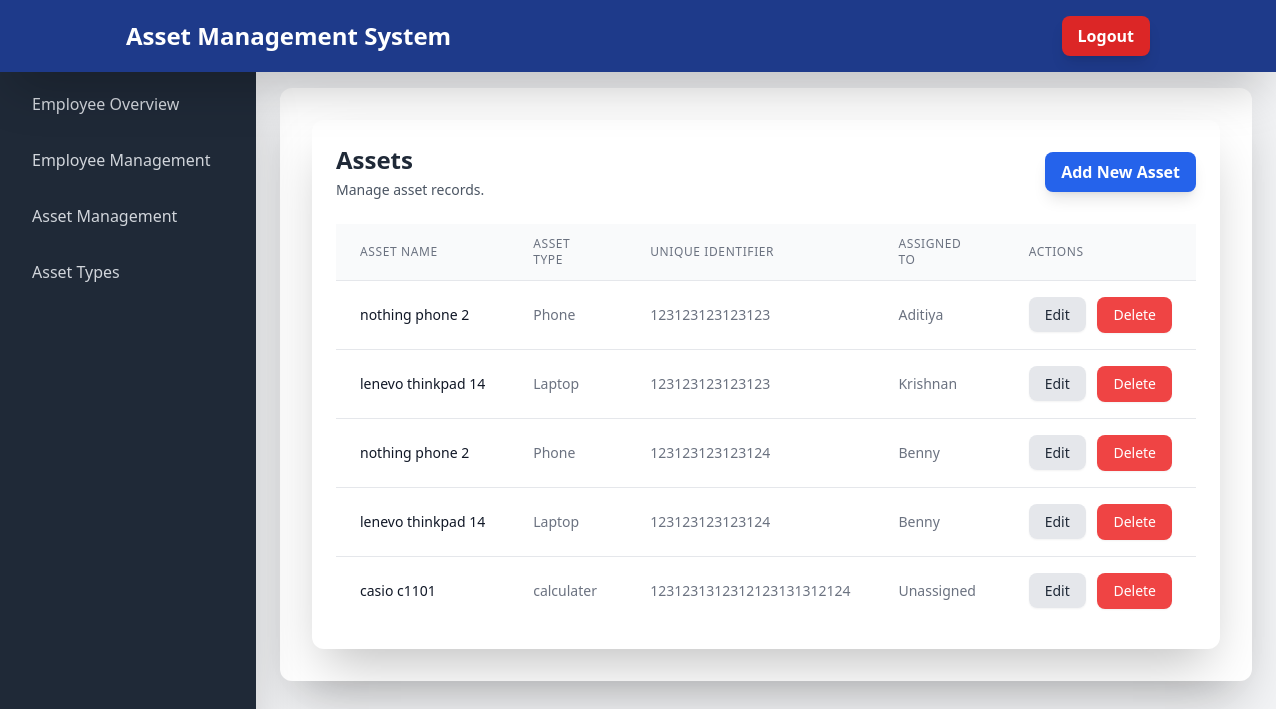
The app's page /assets/ (signed in) with its own data.
### assets/models.py (models this page shows, shortened)
class Asset(models.Model):
    asset_type = models.ForeignKey(AssetType, on_delete=models.CASCADE)
    unique_identifier = models.CharField(max_length=255)
    asset_name = models.CharField(max_length=255)
    assigned_to = models.ForeignKey(Employee, on_delete=models.SET_NULL, null=True, blank=True)
    details = models.TextField(blank=True)
    is_active = models.BooleanField(default=True)
    class Meta:
        unique_together = ('asset_type', 'unique_identifier')

class AssetType(models.Model):
    name = models.CharField(max_length=255)
    identification_type_label = models.CharField(max_length=255)
    object_description = models.CharField(max_length=255)
    is_active = models.BooleanField(default=True)

class Employee(models.Model):
    employee_id = models.CharField(max_length=100, unique=True)
    name = models.CharField(max_length=255)
    department = models.CharField(max_length=255)
    designation = models.CharField(max_length=255)
    start_date = models.DateField()
    exit_date = models.DateField(null=True, blank=True)
    is_active = models.BooleanField(default=True)
    class Meta:
        ordering = ['-start_date']

### assets/views.py (the view)
# urls.py: path('assets/', views.AssetListView.as_view(), name='asset_list'),
class AssetListView(LoginRequiredMixin, UserPassesTestMixin, ListView):
    model = Asset
    template_name = 'assets/asset_list.html'
    context_object_name = 'assets'
    def test_func(self):
        return self.request.user.is_staff
    def get_queryset(self):
        return Asset.objects.filter(is_active=True).select_related('asset_type', 'assigned_to')

### assets/templates/assets/asset_list.html (shortened to what this page needs)
{% extends 'assets/base.html' %}
{% block content %}
<div class="bg-white rounded-xl shadow-2xl p-6">
    <div class="flex justify-between items-center mb-6">
        <div>
            <h3 class="text-2xl font-bold text-gray-800">Assets</h3>
            <p class="mt-1 text-sm text-gray-600">Manage asset records.</p>
        </div>
        <a href="{% url 'asset_assign' %}" class="bg-blue-600 hover:bg-blue-700 text-white font-semibold rounded-lg shadow-lg px-4 py-2 transition duration-200 transform hover:scale-[1.01] active:scale-[0.98]">Add New Asset</a>
    </div>
    <div class="overflow-x-auto">
        <table class="min-w-full divide-y divide-gray-200">
            <thead class="bg-gray-50">
                <tr>
                    <th class="px-6 py-3 text-left text-xs font-medium text-gray-500 uppercase tracking-wider">Asset Name</th>
                    <th class="px-6 py-3 text-left text-xs font-medium text-gray-500 uppercase tracking-wider">Asset Type</th>
                    <th class="px-6 py-3 text-left text-xs font-medium text-gray-500 uppercase tracking-wider">Unique Identifier</th>
                    <th class="px-6 py-3 text-left text-xs font-medium text-gray-500 uppercase tracking-wider">Assigned To</th>
                    <th class="px-6 py-3 text-left text-xs font-medium text-gray-500 uppercase tracking-wider">Actions</th>
                </tr>
            </thead>
            <tbody class="bg-white divide-y divide-gray-200">
                {% for asset in assets %}
                    <tr class="hover:bg-blue-50 transition duration-200">
                        <td class="px-6 py-4 whitespace-nowrap text-sm font-medium text-gray-900">{{ asset.asset_name }}</td>
                        <td class="px-6 py-4 whitespace-nowrap text-sm text-gray-500">{{ asset.asset_type.name }}</td>
                        <td class="px-6 py-4 whitespace-nowrap text-sm text-gray-500">{{ asset.unique_identifier }}</td>
                        <td class="px-6 py-4 whitespace-nowrap text-sm text-gray-500">{{ asset.assigned_to.name|default:"Unassigned" }}</td>
                        <td class="px-6 py-4 whitespace-nowrap text-sm font-medium space-x-2">
                            <a href="{% url 'asset_update' asset.pk %}" class="bg-gray-200 hover:bg-gray-300 text-gray-800 font-medium rounded-lg shadow-sm px-4 py-2 transition duration-200">Edit</a>
                            <form method="post" action="{% url 'asset_soft_delete' asset.pk %}" style="display:inline;" onsubmit="return confirm('Are you sure you want to soft delete this asset?')">
                                <button type="submit" class="bg-red-500 hover:bg-red-600 text-white font-medium rounded-lg shadow-sm px-4 py-2 transition duration-200">Delete</button>
                            </form>
                        </td>
                    </tr>
                {% empty %}
                    <tr>
                        <td colspan="5" class="px-6 py-4 text-center text-sm text-gray-500">No assets found.</td>
                    </tr>
                {% endfor %}
            </tbody>
        </table>
    </div>
</div>
{% endblock %}

### records on screen
Asset: asset_name "nothing phone 2", asset_type.name "Phone", unique_identifier "123123123123123", assigned_to.name "Aditiya"
Asset: asset_name "lenevo thinkpad 14", asset_type.name "Laptop", unique_identifier "123123123123123", assigned_to.name "Krishnan"
Asset: asset_name "nothing phone 2", asset_type.name "Phone", unique_identifier "123123123123124", assigned_to.name "Benny"
Asset: asset_name "lenevo thinkpad 14", asset_type.name "Laptop", unique_identifier "123123123123124", assigned_to.name "Benny"
Asset: asset_name "casio c1101", asset_type.name "calculater", unique_identifier "1231231312312123131312124", assigned_to.name "Unassigned"
